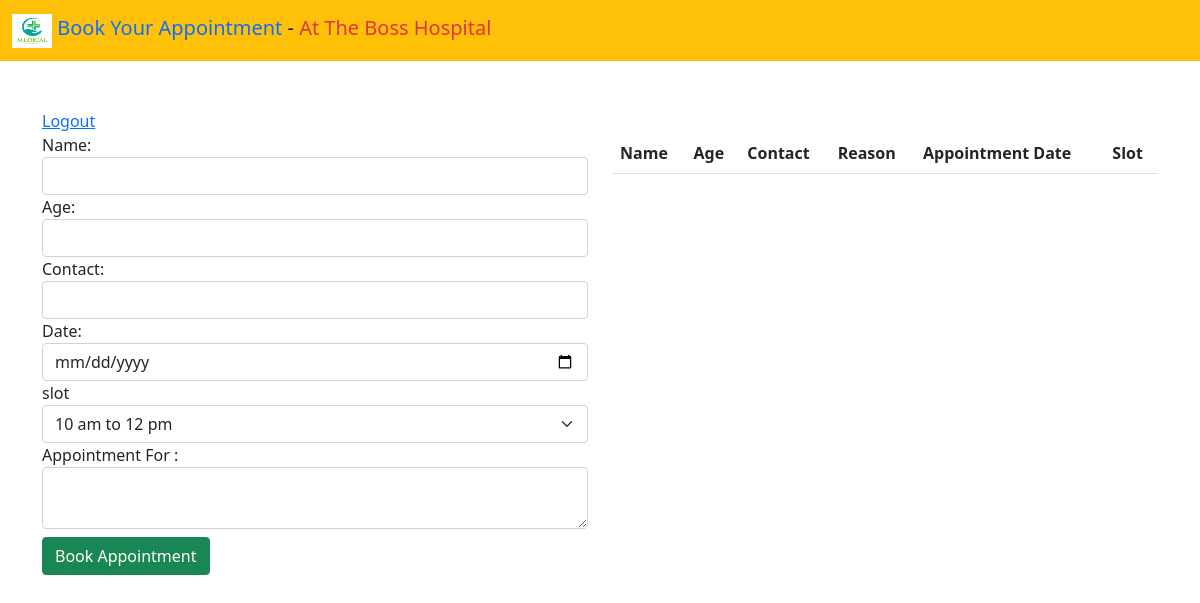
The page /appoint/ (signed in) on the database as committed earlier.
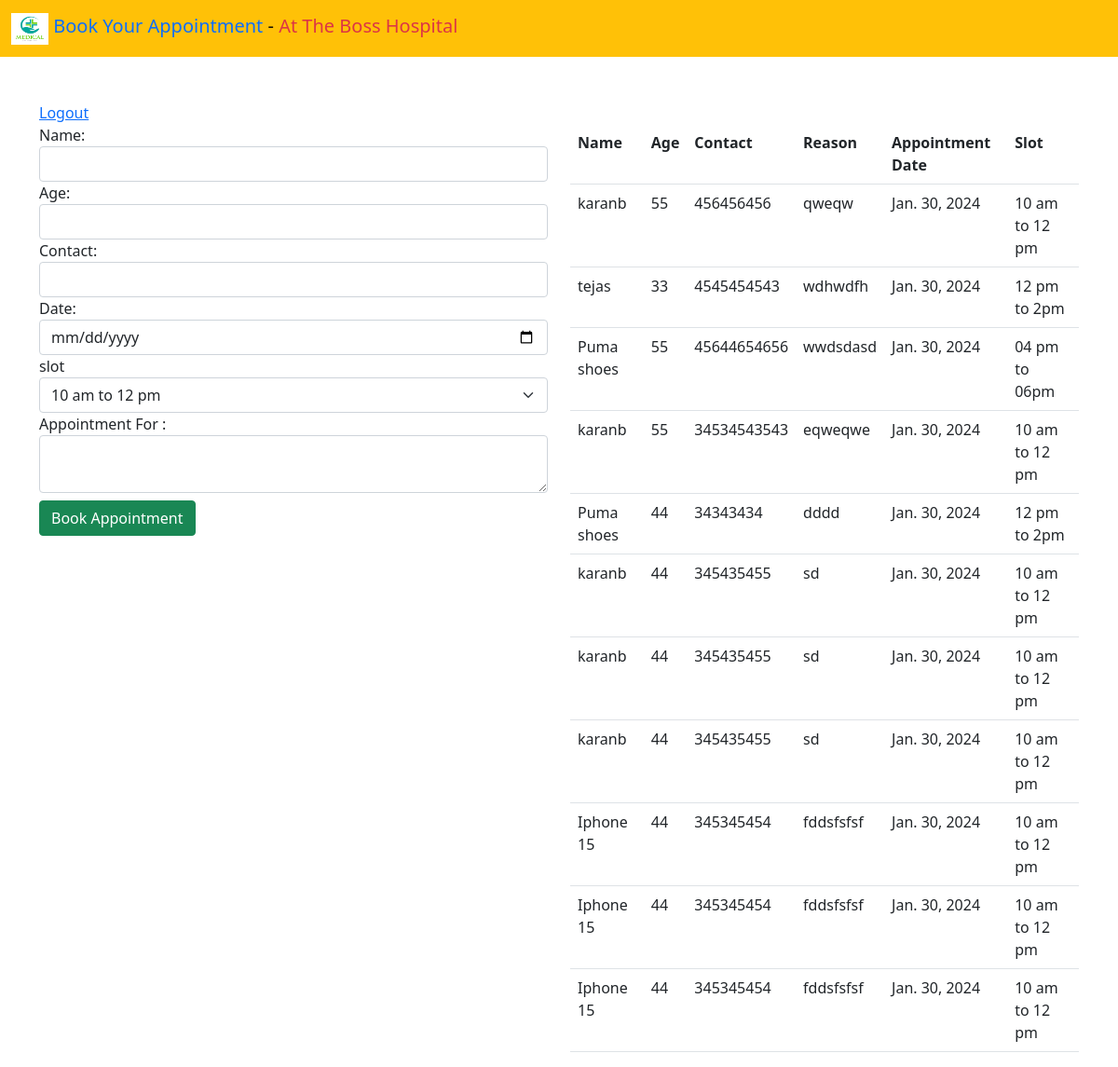
The same page on the database as committed later.
### app/models.py (models this page shows)
class Appointment(models.Model):
    user = models.ForeignKey(User, on_delete=models.CASCADE,null=True)
    name = models.CharField(max_length=100)
    age = models.IntegerField()
    contact = models.CharField(max_length=100)
    reason = models.CharField(max_length=300)
    appoint_date = models.CharField(max_length=100,null=True)
    date = models.DateField(auto_now=True)
    time = models.TimeField(auto_now=True)
    slot = models.CharField(max_length=5,null=True)

### app/views.py (the view, shortened to what this page needs)
# urls.py: path('appoint/',views.Appoint.as_view(),name='appoint'),
class Appoint(View):
    def get(self,request):
        if request.user.is_authenticated:
            data = Appointment.objects.filter(user_id=request.user)
            st = TimeSlot.objects.all().values_list('slots',flat=True)
            booked_slot = Appointment.objects.all().values_list('slot',flat=True)
            booked_date = Appointment.objects.all().values_list('appoint_date',flat=True)
            booked_slot = list(booked_slot)
            booked_date = list(booked_date)
            print(booked_slot)
            print(booked_date)
            return render(request,'appoint.html',{'data':data,'st':st,'booked':booked_slot})
        else:
            return HttpResponseRedirect('/usersignup/')

### app/templates/appoint.html (shortened to what this page needs)
{% extends 'base.html' %}
{% block content %}
  <div class="container mt-5">
    <a href="/userlogout/" >Logout</a>
    <div class="row">
        <div class="col-lg-6">
            <form action="" method="post">
                Name:<input type="text" name="name" class="form-control"   />
                Age:<input type="number" name="age" class="form-control" />
                Contact:<input type="number" name="contact" class="form-control" />
                Date:<input type="date" name="appoint_date" class="form-control" />
                slot<select name="slot" class="form-select">
                  {% for i in st %}
                      <option value="{{i}}">{{i}}</option>
                  {% endfor %}
                </select>
                Appointment For :
                <textarea name="for" class="form-control">
                </textarea>
                <input type="submit" value="Book Appointment" class="btn btn-success mt-2" />
            </form>
        </div>
        <div class="col-lg-6">
          <table class="table table-hover">
            <tr>
              <th>Name</th>
              <th>Age</th>
              <th>Contact</th>
              <th>Reason</th>
              <th>Appointment Date</th>
              <th>Slot</th>
            </tr>
            {% for i in data %}
            <tr>
              <td>{{i.name}}</td>
              <td>{{i.age}}</td>
              <td>{{i.contact}}</td>
              <td>{{i.reason}}</td>
              <td>{{i.date}}</td>
              <td>{{i.slot}}</td>
            </tr>
            {% endfor %}
          </table>
        </div>
    </div>
  </div>
{% endblock content %}

Rows that differ between the two databases and show on the page:
added Appointment: name "karanb", age "55", contact "456456456", reason "qweqw", date "Jan. 30, 2024", slot "10 am to 12 pm"
added Appointment: name "tejas", age "33", contact "4545454543", reason "wdhwdfh", date "Jan. 30, 2024", slot "12 pm to 2pm"
added Appointment: name "Puma shoes", age "55", contact "45644654656", reason "wwdsdasd", date "Jan. 30, 2024", slot "04 pm to 06pm"
added Appointment: name "karanb", age "55", contact "34534543543", reason "eqweqwe", date "Jan. 30, 2024", slot "10 am to 12 pm"
added Appointment: name "Puma shoes", age "44", contact "34343434", reason "dddd", date "Jan. 30, 2024", slot "12 pm to 2pm"
added Appointment: name "karanb", age "44", contact "345435455", reason "sd", date "Jan. 30, 2024", slot "10 am to 12 pm"
added Appointment: name "karanb", age "44", contact "345435455", reason "sd", date "Jan. 30, 2024", slot "10 am to 12 pm"
added Appointment: name "karanb", age "44", contact "345435455", reason "sd", date "Jan. 30, 2024", slot "10 am to 12 pm"
added Appointment: name "Iphone 15", age "44", contact "345345454", reason "fddsfsfsf", date "Jan. 30, 2024", slot "10 am to 12 pm"
added Appointment: name "Iphone 15", age "44", contact "345345454", reason "fddsfsfsf", date "Jan. 30, 2024", slot "10 am to 12 pm"
added Appointment: name "Iphone 15", age "44", contact "345345454", reason "fddsfsfsf", date "Jan. 30, 2024", slot "10 am to 12 pm"
